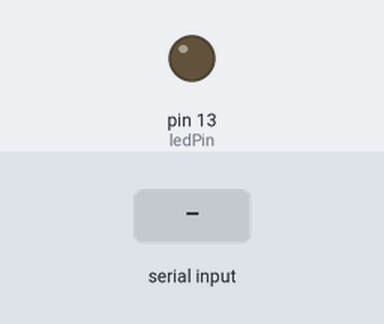
Bench run of a sketch on a simulated Arduino Uno, built with avr-gcc and run on an emulated ATmega328P. Shown: output pins drawn as LEDs (lit = HIGH). The inputs (shaded band) are chosen by the test bench.

Above: at 1.2 s.
1.3 s: "1" received over Serial
At 2.4 s:
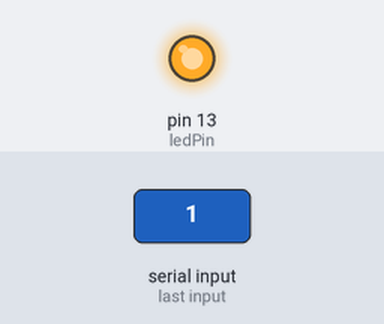
2.8 s: "0" received over Serial
At 3.6 s:
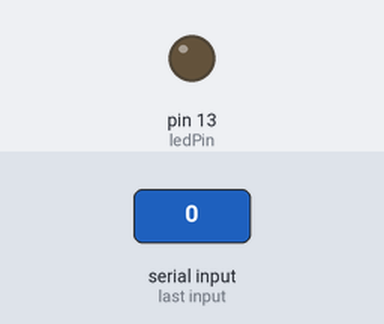
Timing chart, 0 to 5.8 s (numbered marks = the images above; inputs shaded):
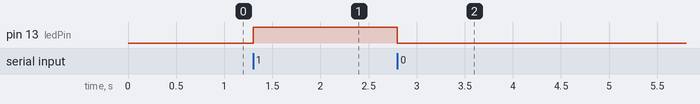

Measured:
- after the input at 1.3 s, pin 13 (ledPin): LOW → HIGH at once
- after the input at 2.8 s, pin 13 (ledPin): HIGH → LOW at once

The sketch:

memory-workaround-test.ino
```cpp
// Testing Out Serialization from Python Script [Workaround to Memory Constraints]

const int ledPin = 13; // Assuming we blink an LED for testing, but this can be replaced with your real application.

void setup() {
  pinMode(ledPin, OUTPUT);
  Serial.begin(9600); // Start the serial communication at 9600 baud rate
}

void loop() {
  if (Serial.available()) {  // Check if there's data available to read
    int data = Serial.read(); // Read one byte

    // For this example, let's say if we receive '1', we turn on an LED and for '0', we turn it off.
    if (data == '1') {
      digitalWrite(ledPin, HIGH);
    } else if (data == '0') {
      digitalWrite(ledPin, LOW);
    }
  }
}
```
